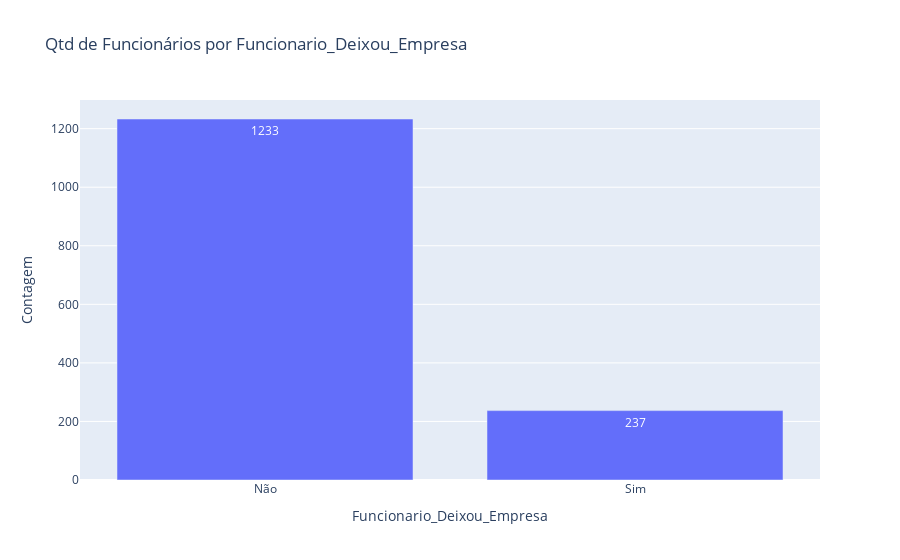

The cell this chart's notebook holds for it:
### Code cell
for variavel in lista:
    constroi_grafico_barras(variavel)

### Figure 1 — Plotly figure (JSON) as saved in the notebook; plotly's stock layout.template omitted (floating-point values rounded to 4 significant figures)
{"data": [{"alignmentgroup": "True", "hovertemplate": "Funcionario_Deixou_Empresa=%{x}<br>Contagem=%{y}<extra></extra>", "legendgroup": "", "marker": {"color": "#636efa", "pattern": {"shape": ""}}, "name": "", "offsetgroup": "", "orientation": "v", "showlegend": false, "textposition": "auto", "texttemplate": "%{y}", "type": "bar", "x": ["Não", "Sim"], "xaxis": "x", "y": [1233, 237], "yaxis": "y"}], "layout": {"autosize": true, "barmode": "relative", "legend": {"tracegroupgap": 0}, "title": {"text": "Qtd de Funcionários por Funcionario_Deixou_Empresa"}, "xaxis": {"anchor": "y", "autorange": true, "domain": [0, 1], "range": [-0.5, 1.5], "title": {"text": "Funcionario_Deixou_Empresa"}, "type": "category"}, "yaxis": {"anchor": "x", "autorange": true, "domain": [0, 1], "range": [0, 1298.0], "title": {"text": "Contagem"}, "type": "linear"}}}
